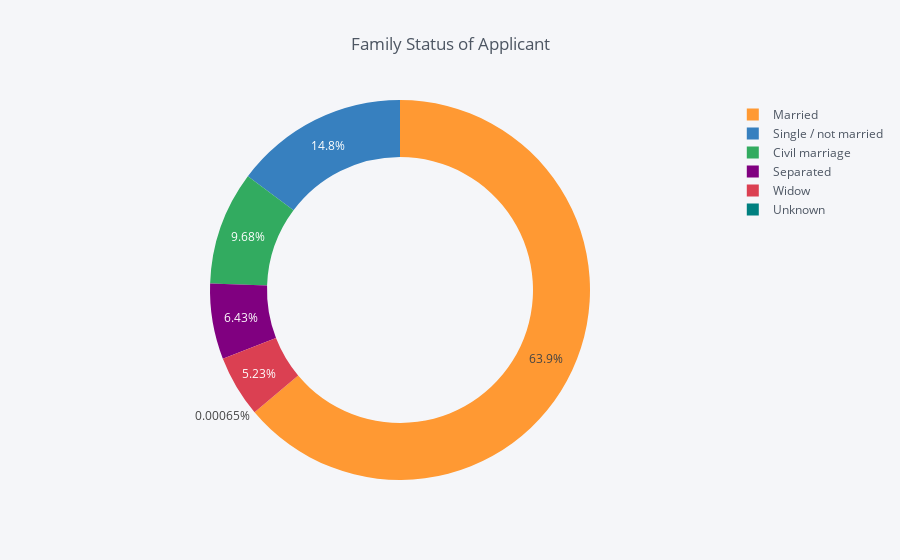

Write notebook code for a chart like this one.
### Code cell
df = pd.DataFrame({
    'labels': temp.index,
    'values': temp.values
})
df.iplot(kind='pie', labels='labels', values='values', title='Family Status of Applicant', hole=0.7)

### Figure 1 — Plotly figure (JSON) as saved in the notebook; plotly's stock layout.template omitted (floating-point values rounded to 4 significant figures)
{"data": [{"hole": 0.7, "labels": ["Married", "Single / not married", "Civil marriage", "Separated", "Widow", "Unknown"], "marker": {"colors": ["rgba(255, 153, 51, 1.0)", "rgba(55, 128, 191, 1.0)", "rgba(50, 171, 96, 1.0)", "rgba(128, 0, 128, 1.0)", "rgba(219, 64, 82, 1.0)", "rgba(0, 128, 128, 1.0)"]}, "name": "", "type": "pie", "values": [196432, 45444, 29775, 19770, 16088, 2]}], "layout": {"legend": {"bgcolor": "#F5F6F9", "font": {"color": "#4D5663"}}, "paper_bgcolor": "#F5F6F9", "plot_bgcolor": "#F5F6F9", "title": "Family Status of Applicant", "titlefont": {"color": "#4D5663"}}}
